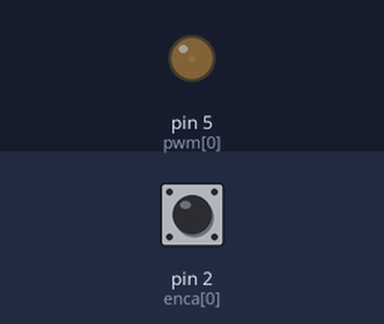
Bench run of a sketch on a simulated Arduino Mega 2560, built with avr-gcc and run on an emulated ATmega2560. Parts: output pins drawn as LEDs (lit = HIGH). Inputs (shaded band) come from the test bench; at power-on: pin 2 (enca[0]) HIGH. What the sketch prints to the serial monitor is not drawn.

Above: at 2.05 s.
At 3.3 s:
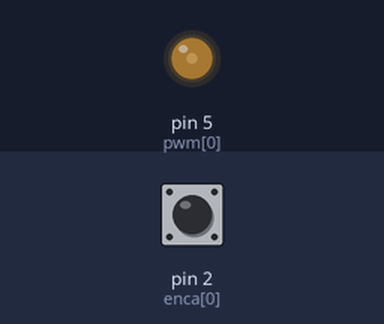
At 4.55 s:
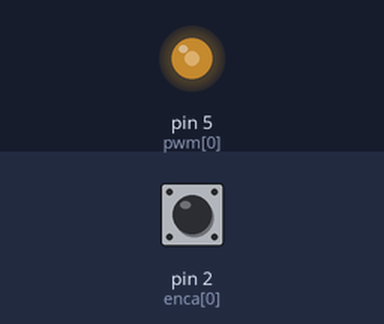
At 7.1 s:
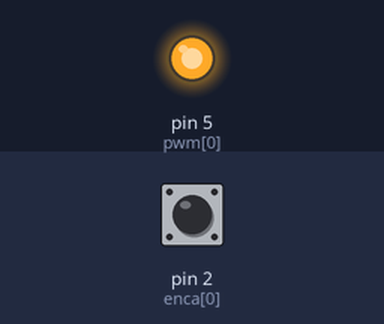
Timing chart, 0 to 9.9 s (numbered marks = the images above):
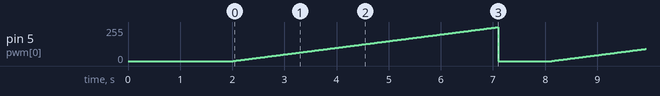

The sketch:

cek-vnh-drive.ino
```cpp
const int enca[] = {2,20,3};
const int encb[] = {50,48,51};
const int pwm[] = {5,6,7};
const int in1[] = {38,46,43};
const int in2[] = {39,47,42};
#define m 0
volatile int posi[] = {0,0,0};

template <int j>
void readEncoder(){
  int b = digitalRead(encb[j]);
  if(b > 0){
    posi[j]++;

  }
  else{
    posi[j]--;

  }

}

void setup() {
    Serial.begin(9600);
    delay(2000);

    //-----KONDISI HIGH DAN LOW DIBALIK UNTUK MEMUTAR ARAH!!!
//    digitalWrite(in1[m],0);       // jika target positiv in1 = 1 || neg = 0
//    digitalWrite(in2[m], 1);      // jika target positiv in1 = 0 || neg = 1
    for(int k = 0; k < 3; k++){
    pinMode(enca[k],INPUT_PULLUP);
    pinMode(encb[k],INPUT_PULLUP);
    }
    attachInterrupt(digitalPinToInterrupt(enca[m]),readEncoder<m>,RISING);

  }


void loop() {
  Serial.println(posi[m]);
  //CW

    digitalWrite(in1[m],0);       // jika target positiv in1 = 1 || neg = 0
    digitalWrite(in2[m], 1);      // jika target positiv in1 = 0 || neg = 1

    for(int i=0; i<255; i++){
      analogWrite(pwm[m], i);
      delay(20);
    }
    digitalWrite(pwm[m], 0);
    delay(1000);

  //CCW

    digitalWrite(in1[m],1);       // jika target positiv in1 = 1 || neg = 0
    digitalWrite(in2[m], 0);      // jika target positiv in1 = 0 || neg = 1

    for(int i=0; i<255; i++){
      analogWrite(pwm[m], i);
      delay(20);
    }
    digitalWrite(pwm[m], 0);
    delay(1000);

}
```

Measured:
- by itself, pin 5 (pwm[0]): ramps from 0/255 to 254/255 and jumps back, once every 6.1 s
